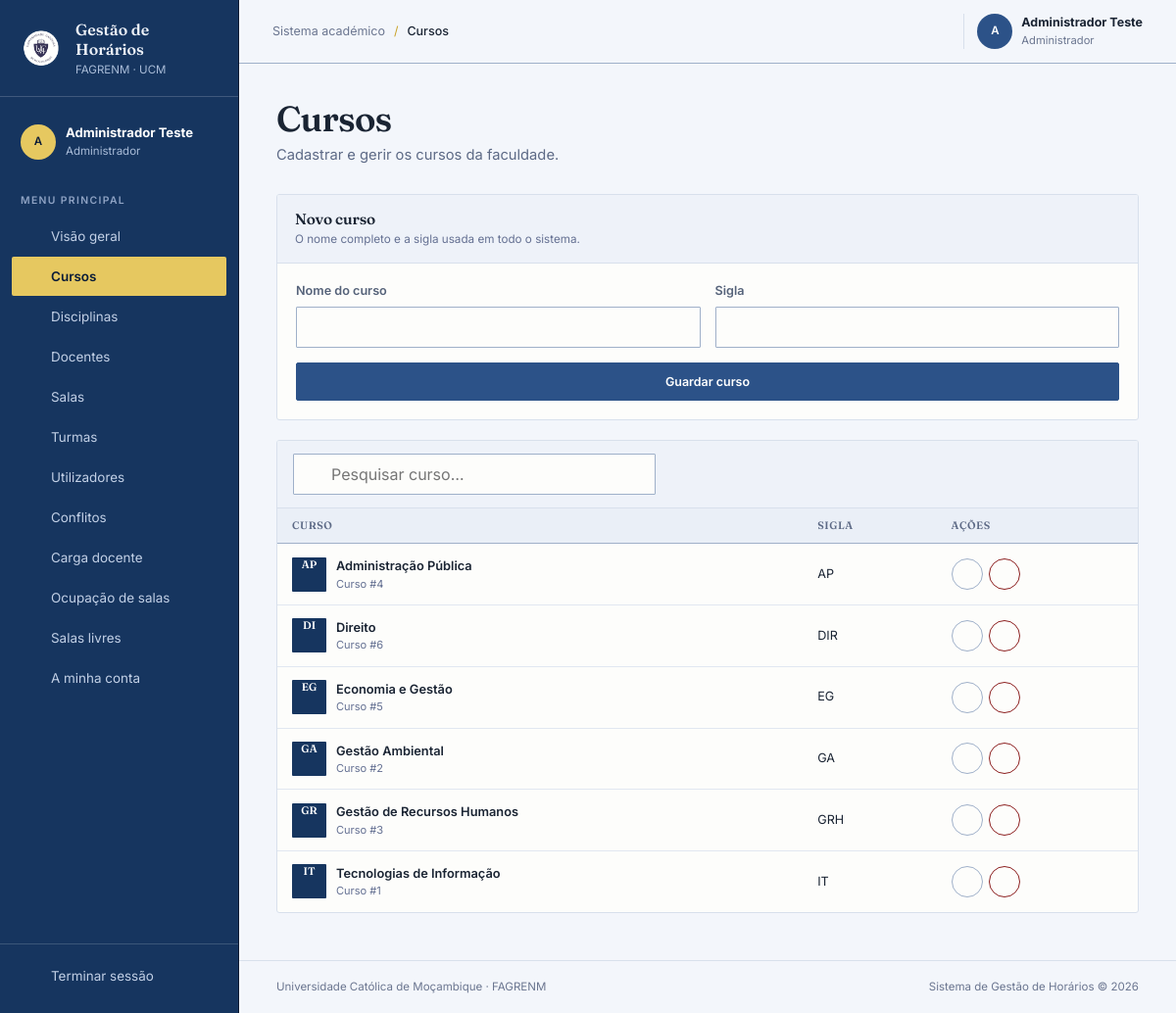
Page /admin/cursos.php (signed in) on the committed database.
### tables this page shows
CREATE TABLE cursos (
  id INT AUTO_INCREMENT PRIMARY KEY,
  nome VARCHAR(100) NOT NULL,
  sigla VARCHAR(10) NOT NULL UNIQUE
);

### admin/cursos.php (the view, shortened to what this page needs)
<?php
require_once __DIR__ . '/../includes/auth.php';
$editar = null;
$cursos = $pdo->query("SELECT * FROM cursos ORDER BY nome")->fetchAll();
$pageTitle = 'Cursos';
$pageDescription = 'Cadastrar e gerir os cursos da faculdade.';
require_once __DIR__ . '/../includes/header.php';
?>
<section class="card <?= $editar ? 'cartao--em-edicao' : '' ?>" style="margin-bottom:20px">
    <div class="card-header"><div><h2><?= $editar ? 'Editar curso' : 'Novo curso' ?></h2><p>O nome completo e a sigla usada em todo o sistema.</p></div></div>
    <div class="card-body">
        <form method="post" class="form-row">
            <div class="campo">
                <label for="f-nome">Nome do curso</label>
                <input class="form-control" type="text" id="f-nome" name="nome" required
                       value="<?= htmlspecialchars($editar['nome'] ?? '') ?>">
            </div>
            <div class="campo">
                <label for="f-sigla">Sigla</label>
                <input class="form-control" type="text" id="f-sigla" name="sigla" maxlength="10" required
                       value="<?= htmlspecialchars($editar['sigla'] ?? '') ?>">
            </div>
            <div class="campo" style="grid-column:1/-1">
                <button type="submit" class="btn btn-primary" style="width:auto;padding-inline:2rem"><?= $editar ? 'Atualizar' : 'Guardar curso' ?></button>
            </div>
        </form>
    </div>
</section>
<?php if (!$cursos): ?>
    <div class="estado-vazio">
        <p><strong>Ainda não há cursos cadastrados.</strong></p>
        <p>Usa o formulário acima para criar o primeiro curso da faculdade.</p>
    </div>
<?php else: ?>
<section class="card">
    <div class="toolbar">
        <div class="search-box"><?= icone('search', 18) ?><input type="search" placeholder="Pesquisar curso…" data-filtro-tabela="#tabela-cursos"></div>
    </div>
    <div class="data-table-wrap">
        <table class="data-table" id="tabela-cursos">
            <thead><tr><th>Curso</th><th>Sigla</th><th>Ações</th></tr></thead>
            <tbody>
            <?php foreach ($cursos as $c): ?>
            <tr>
                <td><div class="cell-main"><span class="cell-icon"><?= htmlspecialchars(mb_strtoupper(mb_substr($c['sigla'], 0, 2))) ?></span><span><strong><?= htmlspecialchars($c['nome']) ?></strong><small>Curso #<?= $c['id'] ?></small></span></div></td>
                <td><?= htmlspecialchars($c['sigla']) ?></td>
                <td>
                    <div class="actions">
                        <a class="btn btn-secondary btn-icon" title="Editar" href="?editar=<?= $c['id'] ?>"><?= icone('edit', 16) ?></a>
                        <form method="post" data-confirmar="Eliminar o curso &quot;<?= htmlspecialchars($c['nome']) ?>&quot;? Esta ação não pode ser desfeita." data-ajax-remover="tr">
                            <button type="submit" class="btn btn-danger btn-icon" title="Eliminar"><?= icone('trash', 16) ?></button>
                        </form>
                    </div>
                </td>
            </tr>
            <?php endforeach; ?>
            </tbody>
        </table>
    </div>
</section>
<?php endif; ?>
<?php require_once __DIR__ . '/../includes/footer.php'; ?>

### includes/header.php (shortened to what this page needs)
<?php
require_once __DIR__ . '/auth.php';
require_once __DIR__ . '/icons.php';
$perfilAtual = $_SESSION['perfil'];
$pageTitle = $pageTitle ?? 'Painel';
$pageDescription = $pageDescription ?? '';
$menus = [
    'Administrador' => [
        ['painel.php', 'grid', 'Visão geral'],
        ['admin/cursos.php', 'book', 'Cursos'],
        ['admin/disciplinas.php', 'layers', 'Disciplinas'],
        ['admin/docentes.php', 'users', 'Docentes'],
        ['admin/salas.php', 'door', 'Salas'],
        ['admin/turmas.php', 'calendar', 'Turmas'],
        ['admin/utilizadores.php', 'shield', 'Utilizadores'],
        ['admin/conflitos.php', 'alert', 'Conflitos'],
        ['relatorios/carga_docente.php', 'chart', 'Carga docente'],
        ['relatorios/ocupacao_salas.php', 'building', 'Ocupação de salas'],
        ['relatorios/salas_livres.php', 'door', 'Salas livres'],
        ['conta.php', 'user', 'A minha conta'],
    ],
    'Coordenador' => [
        ['painel.php', 'grid', 'Visão geral'],
        ['coordenador/escolher_curso.php', 'book', 'Os meus cursos'],
        ['coordenador/disciplinas.php', 'layers', 'Disciplinas'],
        ['coordenador/editor_horario.php', 'calendar', 'Editor de horário'],
        ['coordenador/conflitos.php', 'alert', 'Conflitos'],
        ['coordenador/publicar.php', 'send', 'Publicar horário'],
        ['coordenador/historico.php', 'history', 'Histórico'],
        ['coordenador/pedidos.php', 'mail', 'Pedidos dos docentes'],
        ['relatorios/carga_docente.php', 'chart', 'Carga docente'],
        ['relatorios/ocupacao_salas.php', 'building', 'Ocupação de salas'],
        ['relatorios/salas_livres.php', 'door', 'Salas livres'],
        ['relatorios/exportar.php', 'download', 'Exportar'],
        ['conta.php', 'user', 'A minha conta'],
    ],
    'Docente' => [
        ['painel.php', 'grid', 'Visão geral'],
        ['docente/meu_horario.php', 'calendar', 'Meu horário'],
        ['docente/notificacoes.php', 'bell', 'Notificações'],
        ['conta.php', 'user', 'A minha conta'],
    ],
];
$caminhoAtual = ltrim(parse_url($_SERVER['REQUEST_URI'], PHP_URL_PATH), '/');
function navAtivo(string $caminho, string $atual): string
{
    return $caminho === $atual ? 'active' : '';
}
$iniciais = mb_strtoupper(mb_substr($_SESSION['nome'] ?? 'U', 0, 1));
?>
<!DOCTYPE html>
<html lang="pt">
<head>
    <link rel="stylesheet" href="<?= BASE_URL ?>/assets/css/estilo.css?v=<?= filemtime(__DIR__ . '/../assets/css/estilo.css') ?>">
</head>
<body>
<div class="app-shell">
    <aside class="sidebar" id="sidebar">
        <a class="brand" href="<?= BASE_URL ?>/painel.php">
            <span class="brand-mark"><img src="<?= BASE_URL ?>/assets/img/ucm_logo.png" alt=""></span>
            <span><strong>Gestão de Horários</strong><small>FAGRENM · UCM</small></span>
        </a>
        <div class="profile-mini">
            <span class="avatar avatar-soft"><?= htmlspecialchars($iniciais) ?></span>
            <span><strong><?= htmlspecialchars($_SESSION['nome']) ?></strong><small><?= htmlspecialchars($perfilAtual) ?></small></span>
        </div>
        <nav class="main-nav" aria-label="Navegação principal">
            <span class="nav-label">MENU PRINCIPAL</span>
            <?php foreach ($menus[$perfilAtual] ?? [] as [$caminho, $ic, $rotulo]): ?>
                <a class="nav-item <?= navAtivo($caminho, $caminhoAtual) ?>" href="<?= BASE_URL . '/' . $caminho ?>">
                    <?= icone($ic) ?><span><?= htmlspecialchars($rotulo) ?></span>
                </a>
            <?php endforeach; ?>
        </nav>
        <div class="sidebar-footer">
            <a class="nav-item logout-link" href="<?= BASE_URL ?>/auth/logout.php"><?= icone('logout') ?><span>Terminar sessão</span></a>
        </div>
    </aside>
    <main class="main-area">
        <header class="topbar">
            <div class="breadcrumb"><span>Sistema académico</span><i>/</i><strong><?= htmlspecialchars($pageTitle) ?></strong></div>
            <div class="topbar-actions">
                <div class="topbar-user"><span class="avatar"><?= htmlspecialchars($iniciais) ?></span><span><strong><?= htmlspecialchars($_SESSION['nome']) ?></strong><small><?= htmlspecialchars($perfilAtual) ?></small></span></div>
            </div>
        </header>
        <section class="page-content">
            <div class="page-heading">
                <div><h1><?= htmlspecialchars($pageTitle) ?></h1><?php if ($pageDescription): ?><p><?= htmlspecialchars($pageDescription) ?></p><?php endif; ?></div>
            </div>

### includes/icons.php (shortened to what this page needs)
<?php
function icone(string $nome, int $tamanho = 20): string
{
    $conteudo = $caminhos[$nome] ?? $caminhos['grid'];
    return '<svg class="icon" width="' . $tamanho . '" height="' . $tamanho . '" viewBox="0 0 24 24" fill="none" stroke="currentColor" stroke-width="1.8" stroke-linecap="round" stroke-linejoin="round" aria-hidden="true">' . $conteudo . '</svg>';
}

### includes/footer.php (shortened to what this page needs)
        </section>
        <footer class="app-footer">
            <span>Universidade Católica de Moçambique · FAGRENM</span>
            <span>Sistema de Gestão de Horários &copy; <?= date('Y') ?></span>
        </footer>
    </main>
</div>
</body>
</html>

### rows in the picture
cursos: sigla "AP", nome "Administração Pública", id "4", $tamanho 16 (drawn)
cursos: sigla "DI", nome "Direito", id "6", sigla "DIR", $tamanho 16 (drawn)
cursos: sigla "EG", nome "Economia e Gestão", id "5", $tamanho 16 (drawn)
cursos: sigla "GA", nome "Gestão Ambiental", id "2", $tamanho 16 (drawn)
cursos: sigla "GR", nome "Gestão de Recursos Humanos", id "3", sigla "GRH", $tamanho 16 (drawn)
cursos: sigla "IT", nome "Tecnologias de Informação", id "1", $tamanho 16 (drawn)

### other values in the picture
$iniciais "A"
$_SESSION['nome'] "Administrador Teste"
$perfilAtual "Administrador"
$rotulo "Visão geral"
$rotulo "Cursos"
$rotulo "Disciplinas"
$rotulo "Docentes"
$rotulo "Salas"
$rotulo "Turmas"
$rotulo "Utilizadores"
$rotulo "Conflitos"
$rotulo "Carga docente"
$rotulo "Ocupação de salas"
$rotulo "Salas livres"
$rotulo "A minha conta"
